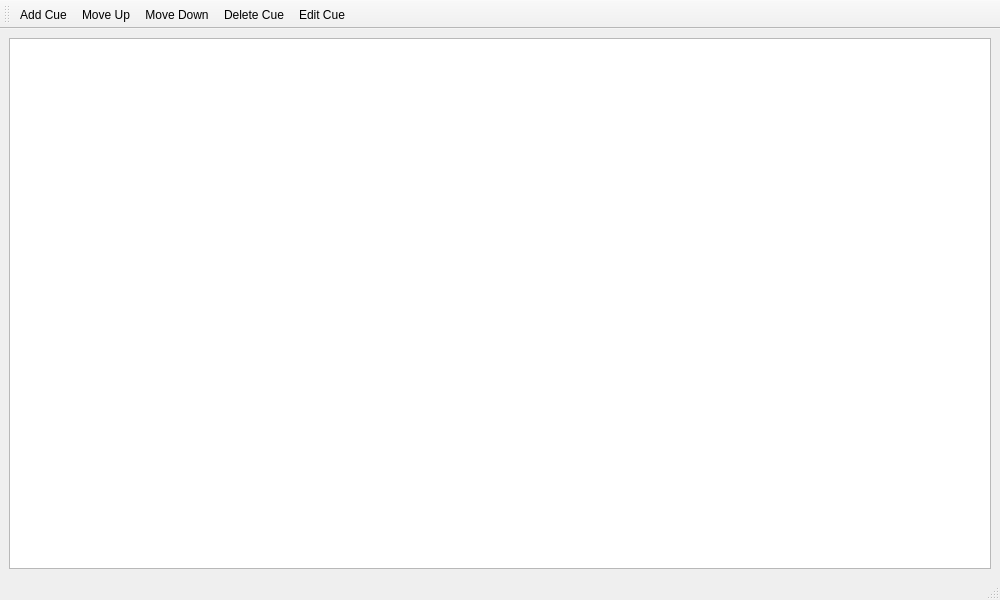
<?xml version="1.0" encoding="UTF-8"?>
<ui version="4.0">
 <class>MainWindow</class>
 <widget class="QMainWindow" name="MainWindow">
  <property name="geometry">
   <rect>
    <x>0</x>
    <y>0</y>
    <width>1000</width>
    <height>600</height>
   </rect>
  </property>
  <property name="minimumSize">
   <size>
    <width>1000</width>
    <height>600</height>
   </size>
  </property>
  <property name="windowTitle">
   <string>MainWindow</string>
  </property>
  <widget class="QWidget" name="centralwidget">
   <property name="sizePolicy">
    <sizepolicy hsizetype="Preferred" vsizetype="Preferred">
     <horstretch>0</horstretch>
     <verstretch>0</verstretch>
    </sizepolicy>
   </property>
   <layout class="QVBoxLayout" name="verticalLayout">
    <item>
     <widget class="QTableView" name="cueTableView">
      <property name="sizeAdjustPolicy">
       <enum>QAbstractScrollArea::SizeAdjustPolicy::AdjustToContents</enum>
      </property>
      <attribute name="verticalHeaderVisible">
       <bool>false</bool>
      </attribute>
     </widget>
    </item>
   </layout>
  </widget>
  <widget class="QStatusBar" name="statusbar"/>
  <widget class="QToolBar" name="toolBar">
   <property name="windowTitle">
    <string>toolBar</string>
   </property>
   <attribute name="toolBarArea">
    <enum>TopToolBarArea</enum>
   </attribute>
   <attribute name="toolBarBreak">
    <bool>false</bool>
   </attribute>
   <addaction name="actionAddCue"/>
   <addaction name="actionMoveUp"/>
   <addaction name="actionMoveDown"/>
   <addaction name="actionDeleteCue"/>
   <addaction name="actionEditCue"/>
  </widget>
  <widget class="QMenuBar" name="menuBar">
   <property name="geometry">
    <rect>
     <x>0</x>
     <y>0</y>
     <width>1000</width>
     <height>30</height>
    </rect>
   </property>
  </widget>
  <action name="actionAddCue">
   <property name="icon">
    <iconset theme="list-add"/>
   </property>
   <property name="text">
    <string>Add Cue...</string>
   </property>
   <property name="toolTip">
    <string>Add a cue to the end of the cue sheet</string>
   </property>
   <property name="shortcut">
    <string>Ctrl+N</string>
   </property>
   <property name="menuRole">
    <enum>QAction::MenuRole::NoRole</enum>
   </property>
   <property name="iconVisibleInMenu">
    <bool>true</bool>
   </property>
  </action>
  <action name="actionMoveUp">
   <property name="icon">
    <iconset theme="go-up"/>
   </property>
   <property name="text">
    <string>Move Up</string>
   </property>
   <property name="toolTip">
    <string>Move selected cue(s) up</string>
   </property>
   <property name="shortcut">
    <string>Ctrl+Up, PgUp</string>
   </property>
   <property name="menuRole">
    <enum>QAction::MenuRole::NoRole</enum>
   </property>
   <property name="iconVisibleInMenu">
    <bool>true</bool>
   </property>
  </action>
  <action name="actionMoveDown">
   <property name="icon">
    <iconset theme="go-down"/>
   </property>
   <property name="text">
    <string>Move Down</string>
   </property>
   <property name="toolTip">
    <string>Move selected cue(s) down</string>
   </property>
   <property name="shortcut">
    <string>Ctrl+Down, PgDown</string>
   </property>
   <property name="menuRole">
    <enum>QAction::MenuRole::NoRole</enum>
   </property>
   <property name="iconVisibleInMenu">
    <bool>true</bool>
   </property>
  </action>
  <action name="actionDeleteCue">
   <property name="icon">
    <iconset theme="list-remove"/>
   </property>
   <property name="text">
    <string>Delete Cue</string>
   </property>
   <property name="toolTip">
    <string>Delete the selected cue(s)</string>
   </property>
   <property name="shortcut">
    <string>Del</string>
   </property>
   <property name="menuRole">
    <enum>QAction::MenuRole::NoRole</enum>
   </property>
  </action>
  <action name="actionEditCue">
   <property name="icon">
    <iconset theme="edit-entry"/>
   </property>
   <property name="text">
    <string>Edit Cue...</string>
   </property>
   <property name="toolTip">
    <string>Edit the currently selected cue</string>
   </property>
   <property name="shortcut">
    <string>Ctrl+E</string>
   </property>
   <property name="menuRole">
    <enum>QAction::MenuRole::NoRole</enum>
   </property>
  </action>
  <action name="actionExecuteStagedCue">
   <property name="icon">
    <iconset theme="media-playback-start"/>
   </property>
   <property name="text">
    <string>Execute Staged Cue</string>
   </property>
   <property name="toolTip">
    <string>Execute the currently staged cue</string>
   </property>
   <property name="shortcut">
    <string>Space</string>
   </property>
   <property name="menuRole">
    <enum>QAction::MenuRole::NoRole</enum>
   </property>
  </action>
  <action name="actionStageCue">
   <property name="icon">
    <iconset theme="media-playback-pause"/>
   </property>
   <property name="text">
    <string>Stage Cue</string>
   </property>
   <property name="toolTip">
    <string>Stage the selected cue</string>
   </property>
   <property name="shortcut">
    <string>Return</string>
   </property>
   <property name="menuRole">
    <enum>QAction::MenuRole::NoRole</enum>
   </property>
  </action>
  <action name="actionStageNextCue">
   <property name="icon">
    <iconset theme="media-skip-forward"/>
   </property>
   <property name="text">
    <string>Stage Next Cue</string>
   </property>
   <property name="toolTip">
    <string>Stage the next cue</string>
   </property>
   <property name="shortcut">
    <string>Right</string>
   </property>
   <property name="menuRole">
    <enum>QAction::MenuRole::NoRole</enum>
   </property>
  </action>
  <action name="actionStagePreviousCue">
   <property name="icon">
    <iconset theme="media-skip-backward"/>
   </property>
   <property name="text">
    <string>Stage Next Cue</string>
   </property>
   <property name="toolTip">
    <string>Stage the previous cue</string>
   </property>
   <property name="shortcut">
    <string>Left</string>
   </property>
   <property name="menuRole">
    <enum>QAction::MenuRole::NoRole</enum>
   </property>
  </action>
 </widget>
 <resources/>
 <connections/>
</ui>
